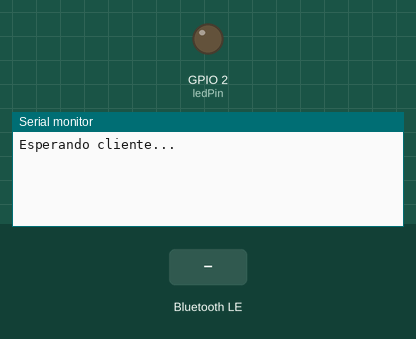
This sketch was run on a simulated ESP32. On the bench: output pins drawn as LEDs (lit = HIGH), the last lines printed to the serial monitor. The test bench sets the inputs (shaded band). Nothing arrives over Bluetooth unless stated; a phone connects over Bluetooth LE 3 s after start.

Above: at 1.2 s.
1.3 s: Bluetooth LE write "enable_mqtt" received
At 1.7 s:
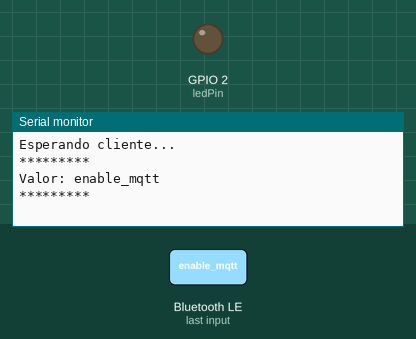
2.8 s: Bluetooth LE write "1" received
At 4.1 s:
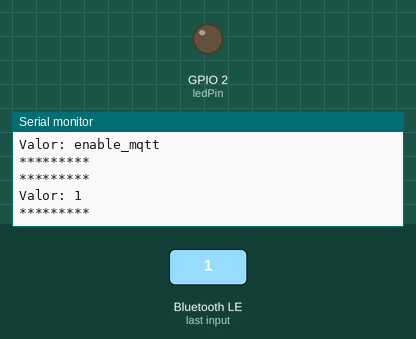

The sketch:

bluetooth_test.ino
```cpp
#include <BLEDevice.h>
#include <BLEServer.h>
#include <BLEUtils.h>
#include <BLE2902.h>

BLEServer* pServer = NULL;
BLECharacteristic* pSensorCharacteristic = NULL;
BLECharacteristic* pLedCharacteristic = NULL;
bool deviceConnected = false;
bool oldDeviceConnected = false;
uint32_t value = 0;
int bandera=0;
const int ledPin = 2; // Use the appropriate GPIO pin for your setup

// See the following for generating UUIDs:
// https://www.uuidgenerator.net/

#define SERVICE_UUID        "19b10000-e8f2-537e-4f6c-d104768a1214"
#define SENSOR_CHARACTERISTIC_UUID "19b10001-e8f2-537e-4f6c-d104768a1214"
#define LED_CHARACTERISTIC_UUID "19b10002-e8f2-537e-4f6c-d104768a1214"


String valor;


class MyServerCallbacks: public BLEServerCallbacks
{
    void onConnect(BLEServer* pServer)
    {
      deviceConnected = true;
    };

    void onDisconnect(BLEServer* pServer)
    {
      deviceConnected = false;
    }
};

class MyCharacteristicCallbacks : public BLECharacteristicCallbacks {
    void onWrite(BLECharacteristic *pLedCharacteristic) {
        std::string value = pLedCharacteristic->getValue();
        int len = value.length();

        if (len > 0) {
          Serial.println("*********");
          Serial.print("Valor: ");

          // Usar un buffer estático para concatenar eficientemente
          static char buffer[3000];
          snprintf(buffer, sizeof(buffer), "%s", value.c_str());

          // Imprimir el valor recibido
          Serial.print(buffer);

          // Acción basada en el valor recibido
          if (value == "enable_mqtt") {
            pSensorCharacteristic->setValue("{'enable_mqtt': 'true'}");
            pSensorCharacteristic->notify();
          }

          Serial.println();
          Serial.println("*********");
        }
    }
};

void setup()
{
  Serial.begin(115200);
  pinMode(ledPin, OUTPUT);

  // Create the BLE Device
  BLEDevice::init("ESP323010");

  // Create the BLE Server
  pServer = BLEDevice::createServer();
  pServer->setCallbacks(new MyServerCallbacks());

  // Create the BLE Service
  BLEService *pService = pServer->createService(SERVICE_UUID);

  // Create a BLE Characteristic
  pSensorCharacteristic = pService->createCharacteristic(
                      SENSOR_CHARACTERISTIC_UUID,
                      BLECharacteristic::PROPERTY_READ   |
                      BLECharacteristic::PROPERTY_WRITE  |
                      BLECharacteristic::PROPERTY_NOTIFY |
                      BLECharacteristic::PROPERTY_INDICATE
                    );

  // Create the ON button Characteristic
  pLedCharacteristic = pService->createCharacteristic(
                      LED_CHARACTERISTIC_UUID,
                      BLECharacteristic::PROPERTY_WRITE
                    );

  // Register the callback for the ON button characteristic
  pLedCharacteristic->setCallbacks(new MyCharacteristicCallbacks());

  // https://www.bluetooth.com/specifications/gatt/viewer?attributeXmlFile=org.bluetooth.descriptor.gatt.client_characteristic_configuration.xml
  // Create a BLE Descriptor
  pSensorCharacteristic->addDescriptor(new BLE2902());
  pLedCharacteristic->addDescriptor(new BLE2902());

  // Start the service
  pService->start();

  // Start advertising
  BLEAdvertising *pAdvertising = BLEDevice::getAdvertising();
  pAdvertising->addServiceUUID(SERVICE_UUID);
  pAdvertising->setScanResponse(false);
  pAdvertising->setMinPreferred(0x0);  // set value to 0x00 to not advertise this parameter
  BLEDevice::startAdvertising();
  Serial.println("Esperando cliente...");
}

void loop()
{

    // notify changed value
    if (deviceConnected && bandera==0)
    {
        pSensorCharacteristic->setValue("{\"enable_mqtt\": true,\"mqtt_server\": \"inventoteca.com\",\"mqtt_port\": 1883,\"test\": true,\"id\": \"0\",\"enable_wifi\": true,\"ssid\": \"Inventoteca_2G\",\"pass\": \"science_7425\",\"email\": \"info@inventoteca.com\",\"ap\": \"GasSolutions\",\"ap_pass\": \"12345678\",\"firepass\": \"Homerosim\",\"key\": \"AIzaSyAOfGOjdpVQZtnhwTjmNRy8mApY993zHfc\"}");
        pSensorCharacteristic->notify();
        delay(3000);
        pSensorCharacteristic->setValue("{\"storage_id\": \"smart-industry-panels.appspot.com\",\"updated\": true,\"mainTime\": 10000,\"gmtOff\" : -21600,\"dayOff\" : 0,\"capacity\": 10000,\"percentage\": 70.5,\"pulsos_litro\": 179,\"folio\": 1,\"lat\": 19.03793, \"lon\": -98.20346,\"reporte\": 1,\"acumulado_litros\": 0}");
        pSensorCharacteristic->notify();
        delay(3000);
        bandera=1;
    }
    if (deviceConnected)
    {
        // Crear el valor JSON y convertirlo a std::string
        String SValue = "{\"value\":" + String(value) + "}";
        std::string valueString = SValue.c_str();

        // Configurar el valor de la característica
        pSensorCharacteristic->setValue(valueString);
        pSensorCharacteristic->notify();
        value++;
        Serial.print("New value notified: ");
        Serial.println(value);
        delay(3000); // La pila Bluetooth se congestiona si se envían demasiados paquetes, en una prueba de 6 horas pude reducir el delay hasta 3ms
    }
    // disconnecting
    if (!deviceConnected && oldDeviceConnected)
    {
        bandera=0;
        Serial.println("Device disconnected.");
        delay(500); // give the bluetooth stack the chance to get things ready
        pServer->startAdvertising(); // restart advertising
        Serial.println("Start advertising");
        oldDeviceConnected = deviceConnected;
    }
    // connecting
    if (deviceConnected && !oldDeviceConnected)
    {
        // do stuff here on connecting
        oldDeviceConnected = deviceConnected;
        Serial.println("Device Connected");
    }
}
```

Measured:
- after the input at 1.3 s, the serial monitor: prints a new line after 0.05 s (image 1)
- after the input at 2.8 s, the serial monitor: prints a new line after 0.05 s (image 2)
